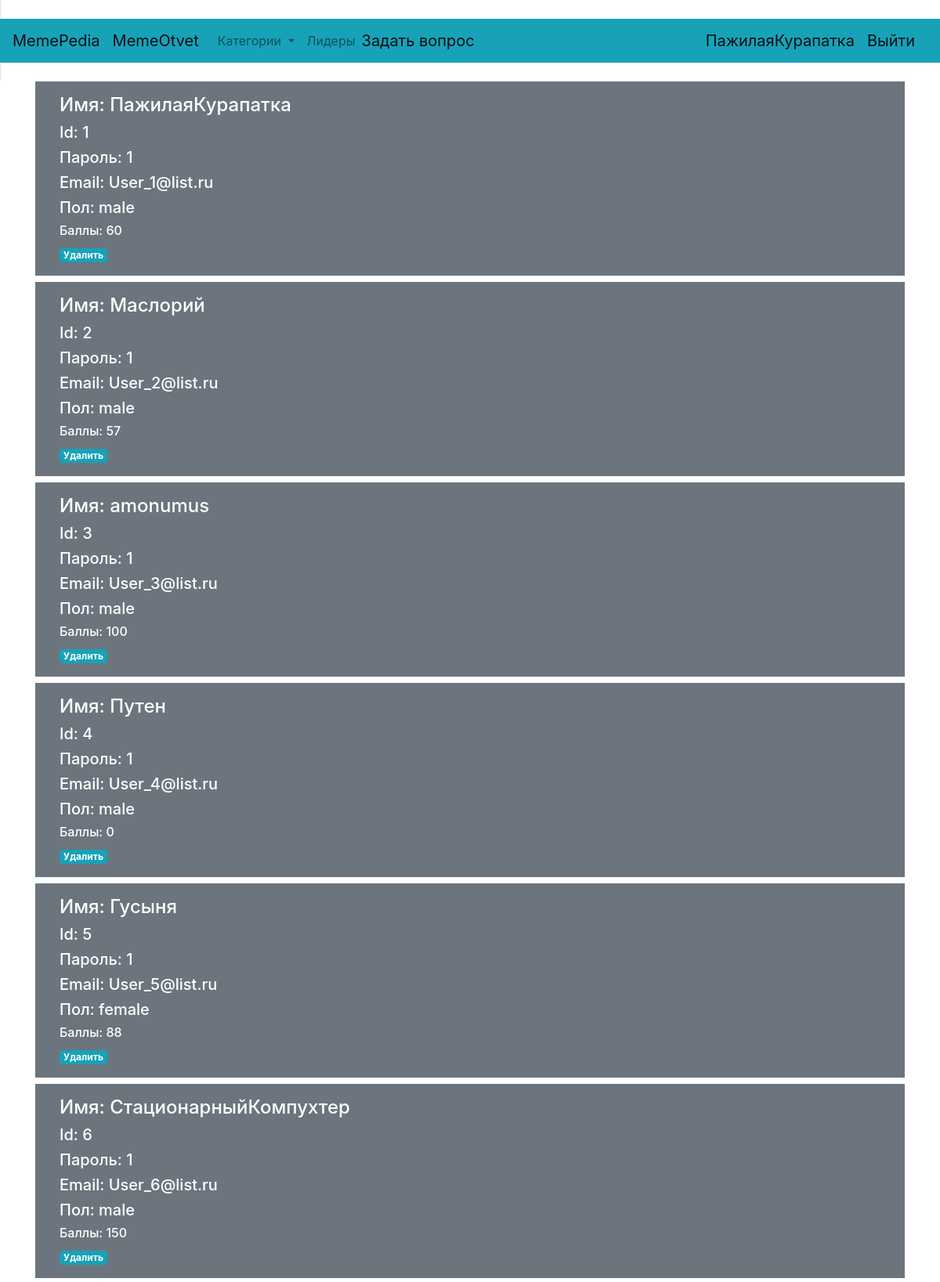
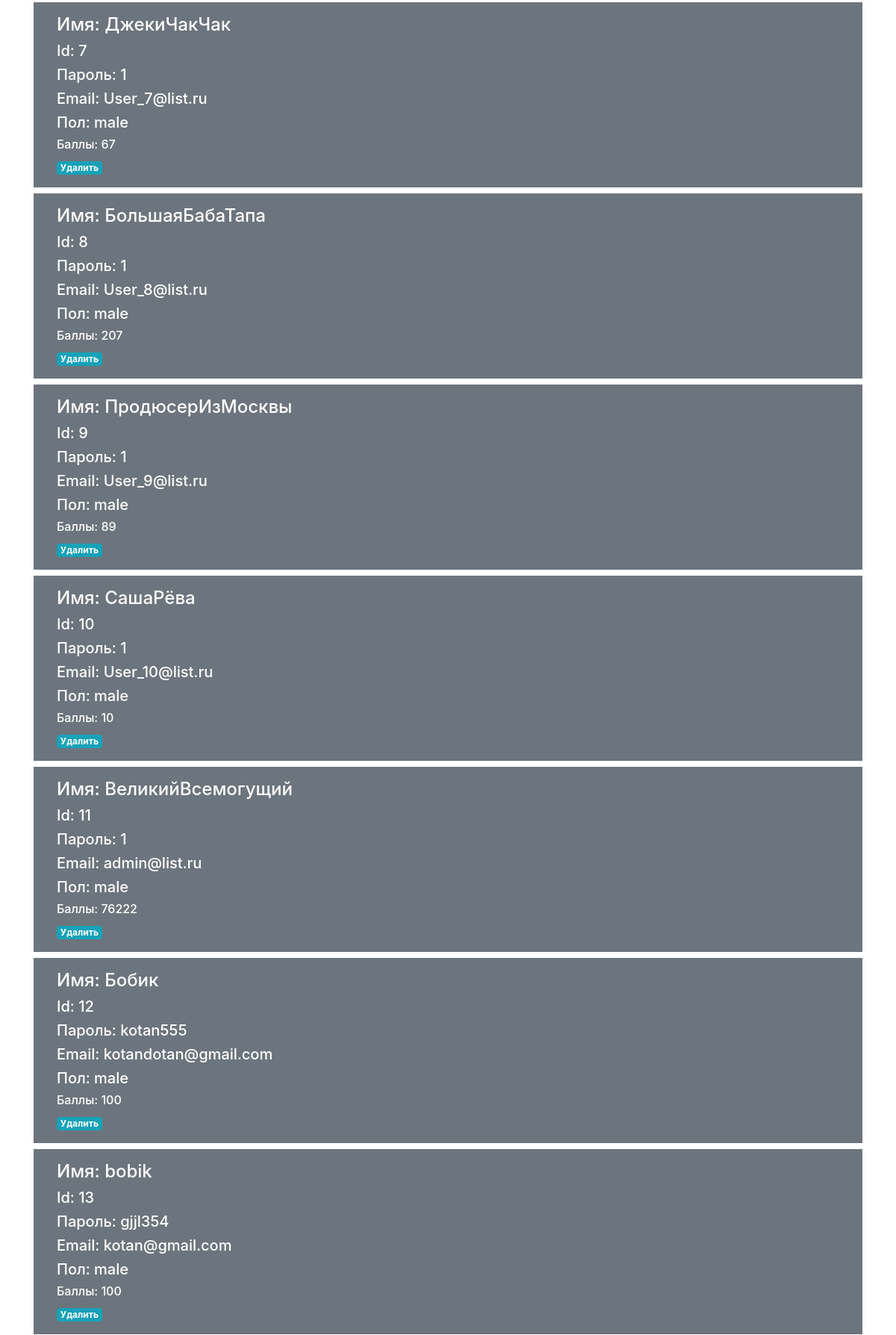
The app's page /admin (signed in, upper part) with its own data (2 pictures, top to bottom).
### database.py (models this page shows, shortened)
class Memeuser(db.Model):
    id = db.Column(db.Integer, primary_key=True)
    name = db.Column(db.String(16), unique=True, nullable=False)
    email = db.Column(db.String(120), unique=True, nullable=False)
    password = db.Column(db.String(120), unique=False, nullable=False)
    sex = db.Column(db.String(10), unique=False, nullable=False)
    point = db.Column(db.Integer, unique=False, nullable=False)
    photo = db.Column(db.String(100), unique=False, nullable=False)

### Main.py (the view)
@app.route('/admin')
def admin_console():
    if 'user_id' not in session:
        return redirect('/error')
    if not is_admin(session):
        return redirect('/error')
    users = db.session.query(Memeuser).all()
    return render_template('admin.html', title='Админ', users=users)

### functions.py (called while the page is built)
def is_admin(session):
    if 'user_id' in session:
        return db.session.query(Admins).filter_by(id_user=session['user_id']).first()

### templates/admin.html (shortened to what this page needs)
{% extends "base.html" %}
{% block content %}
<table class="table">
    <tbody>
    {% for user in users %}
    <div class="container">
        <div class="p-3 mb-2 bg-secondary text-white ">
            <div class="container">
                <div class="row justify-content-md">
                    <div class="col-9">
                        <h4>Имя: {{user.name}}</h4>
                    </div>
                    <div class="col-9">
                        <h5>Id: {{user.id}}</h5>
                    </div>
                    <div class="col-9">
                        <h5>Пароль: {{user.password}}</h5>
                    </div>
                     <div class="col-9">
                        <h5>Email: {{user.email}}</h5>
                    </div>
                    <div class="col-9">
                        <h5>Пол: {{user.sex}}</h5>
                    </div>
                    <div class="col-9">
                        <h6>Баллы: {{user.point}}</h6>
                    </div>
                    <div class="col-9">
                        <span class="badge badge-info">
                                        <a class="text-white" href="/delete_user/{{user.id}}">
                                            Удалить
                                        </a>
                                             </span>
                    </div>
                </div>
            </div>
        </div>
    </div>
    {% endfor %}
    </tbody>
</table>
{% endblock %}

### templates/base.html (shortened to what this page needs)
<!doctype html>
<html lang="en">
<head>
    <link rel="stylesheet"
          href="https://maxcdn.bootstrapcdn.com/bootstrap/4.0.0/css/bootstrap.min.css"
>
</head>
<body>
<header>
    <span class="border" >
    <nav class="navbar navbar-expand-lg navbar-light bg-info ">
        <a class="navbar-brand" href="/memewiki">MemePedia</a>
        <a class="navbar-brand" href="/index">MemeOtvet</a>
        <div class="collapse navbar-collapse" id="navbarSupportedContent">
            <ul class="navbar-nav mr-auto">
                <a class="nav-link dropdown-toggle" href="#" id="navbarDropdown" role="button"
                   data-toggle="dropdown" aria-haspopup="true" aria-expanded="false">
                    Категории
                </a>
                <li class="nav-item">
                    <a class="nav-link" href="/leaders">Лидеры</a>
                </li>
                {% if "username" in session %}
                <a class="navbar-brand" href="/add_question">Задать вопрос</a>
                {% endif %}
            </ul>
            <ul class="nav justify-content-end">
                {% if not "username" in session %}
                <li class="nav-item">
                    <a class="nav-link bg-light text-dark" href="/login">Войти</a>
                </li>
                <li class="nav-item">
                    <a class="nav-link bg-light text-dark" href="/register">Регистрация</a>
                </li>
                {% else %}
                <a class="navbar-brand" href="/profile">{{session['username']}}</a>
                <a class="navbar-brand" href="/logout">Выйти</a>
                {% endif %}
            </ul>
        </div>
    </nav>
    </span>
</header>
{% block content %}{% endblock %}
</body>
</html>

### records on screen
Memeuser: username "ПажилаяКурапатка", name "ПажилаяКурапатка", id "1", password "1", email "User_1@list.ru", sex "male", point "60"
Memeuser: name "Маслорий", id "2", password "1", email "User_2@list.ru", sex "male", point "57"
Memeuser: name "amonumus", id "3", password "1", email "User_3@list.ru", sex "male", point "100"
Memeuser: name "Путен", id "4", password "1", email "User_4@list.ru", sex "male", point "0"
Memeuser: name "Гусыня", id "5", password "1", email "User_5@list.ru", sex "female", point "88"
Memeuser: name "СтационарныйКомпухтер", id "6", password "1", email "User_6@list.ru", sex "male", point "150"
Memeuser: name "ДжекиЧакЧак", id "7", password "1", email "User_7@list.ru", sex "male", point "67"
Memeuser: name "БольшаяБабаТапа", id "8", password "1", email "User_8@list.ru", sex "male", point "207"
Memeuser: name "ПродюсерИзМосквы", id "9", password "1", email "User_9@list.ru", sex "male", point "89"
Memeuser: name "СашаРёва", id "10", password "1", email "User_10@list.ru", sex "male", point "10"
Memeuser: name "ВеликийВсемогущий", id "11", password "1", email "admin@list.ru", sex "male", point "76222"
Memeuser: name "Бобик", id "12", password "kotan555", email "kotandotan@gmail.com", sex "male", point "100"
Memeuser: name "bobik", id "13", password "gjjl354", email "kotan@gmail.com", sex "male", point "100"
